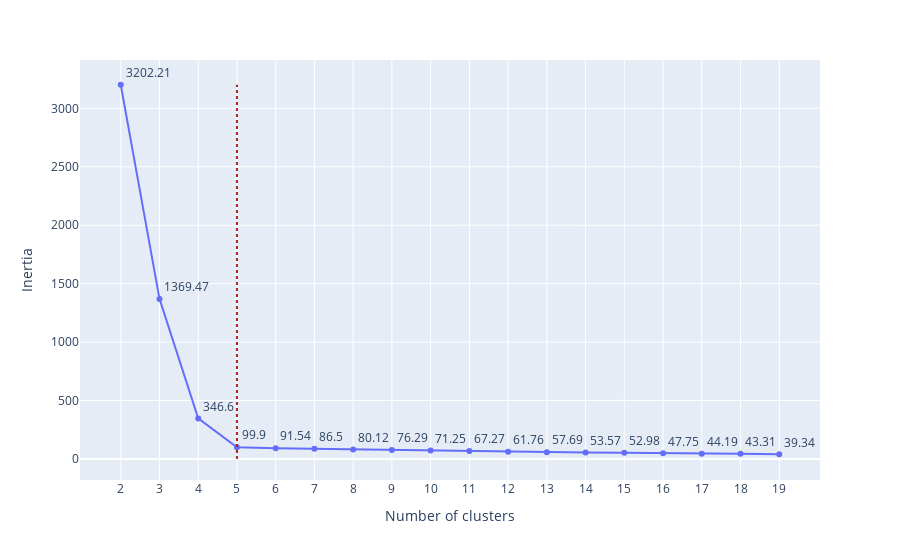

Notebook code for this chart:
### Code cell
fig = px.line(x=list(range(2,len(inetria)+2)), y=inetria, text=[round(vl,2) for vl in inetria],
            labels = dict(x='Number of clusters', y='Inertia'))
fig.update_traces(textposition='top right')
#                  , marker = dict(color = pt_clrs))
fig.add_trace(go.Scatter(x=[kn.knee] * 2, y=[-1, mt.ceil(max(inetria))],
                         line = dict(color='firebrick', width=2, dash='dot'),
                    mode='lines'))
fig.update_layout(
    xaxis = dict(tickvals = list(range(2,len(inetria)+2))),
    showlegend=False)
fig.show()

### Figure 1 — Plotly figure (JSON) as saved in the notebook; plotly's stock layout.template omitted (floating-point values rounded to 4 significant figures)
{"data": [{"hovertemplate": "Number of clusters=%{x}<br>Inertia=%{y}<br>text=%{text}<extra></extra>", "legendgroup": "", "line": {"color": "#636efa", "dash": "solid"}, "mode": "lines+markers+text", "name": "", "orientation": "v", "showlegend": false, "text": [3202.0, 1369.0, 346.6, 99.9, 91.54, 86.5, 80.12, 76.29, 71.25, 67.27, 61.76, 57.69, 53.57, 52.98, 47.75, 44.19, 43.31, 39.34], "textposition": "top right", "type": "scatter", "x": [2, 3, 4, 5, 6, 7, 8, 9, 10, 11, 12, 13, 14, 15, 16, 17, 18, 19], "xaxis": "x", "y": [3202.0, 1369.0, 346.6, 99.9, 91.54, 86.5, 80.12, 76.29, 71.25, 67.27, 61.76, 57.69, 53.57, 52.98, 47.75, 44.19, 43.31, 39.34], "yaxis": "y"}, {"line": {"color": "firebrick", "dash": "dot", "width": 2}, "mode": "lines", "type": "scatter", "x": [5, 5], "y": [-1, 3203]}], "layout": {"legend": {"tracegroupgap": 0}, "margin": {"t": 60}, "showlegend": false, "xaxis": {"anchor": "y", "domain": [0, 1], "tickvals": [2, 3, 4, 5, 6, 7, 8, 9, 10, 11, 12, 13, 14, 15, 16, 17, 18, 19], "title": {"text": "Number of clusters"}}, "yaxis": {"anchor": "x", "domain": [0, 1], "title": {"text": "Inertia"}}}}
